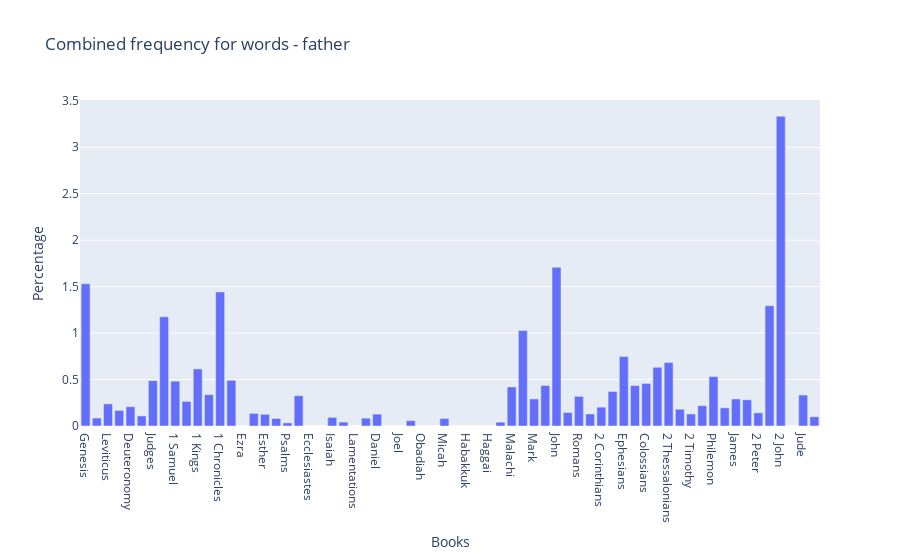

Write notebook code for a chart like this one.
### Code cell
books = bible_books_in_order


#words = [w[0] for w in get_common_words(["Genesis"]).most_common(10)]
words = ["father"]
words_fig = plot_words(words,filter_books=books,show_percent=True)
#words_fig.show()

# Re-extract data from graph
big_data = words_fig.to_dict()

all_percents = defaultdict(float)
all_counts = defaultdict(int)

# for each word graph add percentages together
for word_graph in big_data["data"]:
    count = list(map(lambda x:x[1],word_graph["customdata"]))
    percents = word_graph["y"]
    books = word_graph["x"]
    for i in range(len(books)):
        all_percents[books[i]] += percents[i]
        all_counts[books[i]] += count[i]

word_books,all_percentages_from_y = zip(*all_percents.items())

print(len(word_books),len(all_percentages_from_y))
bar = go.Bar(x=word_books, y=all_percentages_from_y, hovertemplate=HOVER_TEMPLATE,customdata=list(all_counts.items()))
fig = go.Figure(data=bar)
fig.update_layout(title="Combined frequency for words - "+ (", ".join(words)), showlegend=False,
        yaxis_title="Percentage",
        xaxis_title="Books",)
fig.update_xaxes(categoryorder="array", categoryarray=bible_books_in_order)
fig.show()

#words_fig.show()

### Figure 1 — Plotly figure (JSON) as saved in the notebook; plotly's stock layout.template omitted (floating-point values rounded to 4 significant figures)
{"data": [{"customdata": [["Genesis", 241], ["Exodus", 11], ["Leviticus", 23], ["Numbers", 22], ["Deuteronomy", 22], ["Joshua", 8], ["Judges", 36], ["Ruth", 12], ["1 Samuel", 48], ["2 Samuel", 23], ["1 Kings", 62], ["2 Kings", 33], ["1 Chronicles", 133], ["2 Chronicles", 54], ["Nehemiah", 6], ["Esther", 3], ["Job", 6], ["Psalms", 6], ["Proverbs", 22], ["Isaiah", 14], ["Jeremiah", 7], ["Ezekiel", 13], ["Daniel", 6], ["Amos", 1], ["Micah", 1], ["Zechariah", 1], ["Malachi", 3], ["Matthew", 100], ["Mark", 18], ["Luke", 45], ["John", 130], ["Acts", 15], ["Romans", 13], ["1 Corinthians", 5], ["2 Corinthians", 5], ["Galatians", 5], ["Ephesians", 10], ["Philippians", 4], ["Colossians", 4], ["1 Thessalonians", 5], ["2 Thessalonians", 3], ["1 Timothy", 2], ["2 Timothy", 1], ["Titus", 1], ["Philemon", 1], ["Hebrews", 6], ["James", 3], ["1 Peter", 3], ["2 Peter", 1], ["1 John", 13], ["2 John", 4], ["Jude", 1], ["Revelation", 5]], "hovertemplate": "Book: %{customdata[0]}<br>Word Count: %{customdata[1]}<br>Percentage: %{y}%", "type": "bar", "x": ["Genesis", "Exodus", "Leviticus", "Numbers", "Deuteronomy", "Joshua", "Judges", "Ruth", "1 Samuel", "2 Samuel", "1 Kings", "2 Kings", "1 Chronicles", "2 Chronicles", "Nehemiah", "Esther", "Job", "Psalms", "Proverbs", "Isaiah", "Jeremiah", "Ezekiel", "Daniel", "Amos", "Micah", "Zechariah", "Malachi", "Matthew", "Mark", "Luke", "John", "Acts", "Romans", "1 Corinthians", "2 Corinthians", "Galatians", "Ephesians", "Philippians", "Colossians", "1 Thessalonians", "2 Thessalonians", "1 Timothy", "2 Timothy", "Titus", "Philemon", "Hebrews", "James", "1 Peter", "2 Peter", "1 John", "2 John", "Jude", "Revelation"], "y": [1.531, 0.08553, 0.2382, 0.1673, 0.2077, 0.1082, 0.4881, 1.175, 0.4822, 0.2649, 0.6139, 0.3378, 1.443, 0.4918, 0.1357, 0.1259, 0.08086, 0.03352, 0.3259, 0.09292, 0.04209, 0.08451, 0.128, 0.05744, 0.08006, 0.04165, 0.4208, 1.028, 0.2915, 0.4355, 1.708, 0.1457, 0.3189, 0.1296, 0.203, 0.3715, 0.7485, 0.4348, 0.4582, 0.6321, 0.6834, 0.1807, 0.1297, 0.2188, 0.5319, 0.1952, 0.291, 0.282, 0.142, 1.295, 3.333, 0.3333, 0.09952]}], "layout": {"showlegend": false, "title": {"text": "Combined frequency for words - father"}, "xaxis": {"categoryarray": ["Genesis", "Exodus", "Leviticus", "Numbers", "Deuteronomy", "Joshua", "Judges", "Ruth", "1 Samuel", "2 Samuel", "1 Kings", "2 Kings", "1 Chronicles", "2 Chronicles", "Ezra", "Nehemiah", "Esther", "Job", "Psalms", "Proverbs", "Ecclesiastes", "Song of Solomon", "Isaiah", "Jeremiah", "Lamentations", "Ezekiel", "Daniel", "Hosea", "Joel", "Amos", "Obadiah", "Jonah", "Micah", "Nahum", "Habakkuk", "Zephaniah", "Haggai", "Zechariah", "Malachi", "Matthew", "Mark", "Luke", "John", "Acts", "Romans", "1 Corinthians", "2 Corinthians", "Galatians", "Ephesians", "Philippians", "Colossians", "1 Thessalonians", "2 Thessalonians", "1 Timothy", "2 Timothy", "Titus", "Philemon", "Hebrews", "James", "1 Peter", "2 Peter", "1 John", "2 John", "3 John", "Jude", "Revelation"], "categoryorder": "array", "title": {"text": "Books"}}, "yaxis": {"title": {"text": "Percentage"}}}}
